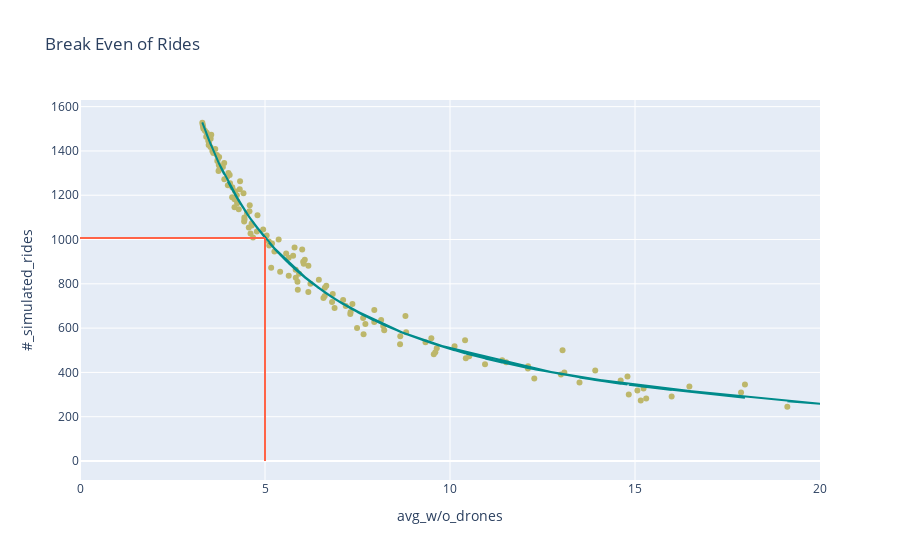

The code cell stored with this chart in its notebook:
### Code cell
needed_rides_fig1 = px.scatter(
    regression_metrics_main_routes,
    x="avg_w/o_drones",
    y="#_simulated_rides",
    color_discrete_sequence=["DarkKhaki"],
    title="Break Even of Rides",
    range_x=[0, 20],
)
needed_rides_fig1["data"][0]["name"] = "Simulated Rides Data"
needed_rides_fig1["data"][0]["showlegend"] = False
# Line Plot of Regressed Data
needed_rides_fig2 = px.line(
    x=regression_metrics_main_routes["avg_w/o_drones"],
    y=utils.regression_function(
        regression_metrics_main_routes["avg_w/o_drones"],
        *utils.get_opt_parameter(regression_metrics_main_routes, "avg_w/o_drones"),
    ),
    color_discrete_sequence=["DarkCyan"],
    range_x=[0, 20],
)
needed_rides_fig2["data"][0]["name"] = "Regression of Rides Data"
needed_rides_fig2["data"][0]["showlegend"] = False
# Line Plot working as cursor for current max days
needed_rides_fig3 = px.line(
    x=[5, 5], y=[0, needed_rides_main_routes], color_discrete_sequence=["tomato"]
)
needed_rides_fig3["data"][0]["name"] = "Max Days for Delivery"
needed_rides_fig3["data"][0]["showlegend"] = False
needed_rides_fig4 = px.line(
    x=[0, 5],
    y=[needed_rides_main_routes, needed_rides_main_routes],
    color_discrete_sequence=["tomato"],
)

needed_rides_fig = go.Figure(
    data=needed_rides_fig1.data
    + needed_rides_fig2.data
    + needed_rides_fig3.data
    + needed_rides_fig4.data,
    layout=needed_rides_fig1.layout,
)
needed_rides_fig

### Figure 1 — Plotly figure (JSON) as saved in the notebook; plotly's stock layout.template omitted (floating-point values rounded to 4 significant figures; data arrays with more than 128 entries replaced by an {"elided": "..."} marker saying what was removed)
{"data": [{"hovertemplate": "avg_w/o_drones=%{x}<br>#_simulated_rides=%{y}<extra></extra>", "legendgroup": "", "marker": {"color": "DarkKhaki", "symbol": "circle"}, "mode": "markers", "name": "Simulated Rides Data", "orientation": "v", "showlegend": false, "type": "scatter", "x": {"elided": "159 float values"}, "xaxis": "x", "y": {"elided": "159 float values"}, "yaxis": "y"}, {"hovertemplate": "x=%{x}<br>y=%{y}<extra></extra>", "legendgroup": "", "line": {"color": "DarkCyan", "dash": "solid"}, "marker": {"symbol": "circle"}, "mode": "lines", "name": "Regression of Rides Data", "orientation": "v", "showlegend": false, "type": "scatter", "x": {"elided": "159 float values"}, "xaxis": "x", "y": {"elided": "159 float values"}, "yaxis": "y"}, {"hovertemplate": "x=%{x}<br>y=%{y}<extra></extra>", "legendgroup": "", "line": {"color": "tomato", "dash": "solid"}, "marker": {"symbol": "circle"}, "mode": "lines", "name": "Max Days for Delivery", "orientation": "v", "showlegend": false, "type": "scatter", "x": [5, 5], "xaxis": "x", "y": [0, 1007.0], "yaxis": "y"}, {"hovertemplate": "x=%{x}<br>y=%{y}<extra></extra>", "legendgroup": "", "line": {"color": "tomato", "dash": "solid"}, "marker": {"symbol": "circle"}, "mode": "lines", "name": "", "orientation": "v", "showlegend": false, "type": "scatter", "x": [0, 5], "xaxis": "x", "y": [1007.0, 1007.0], "yaxis": "y"}], "layout": {"legend": {"tracegroupgap": 0}, "title": {"text": "Break Even of Rides"}, "xaxis": {"anchor": "y", "domain": [0, 1], "range": [0, 20], "title": {"text": "avg_w/o_drones"}}, "yaxis": {"anchor": "x", "domain": [0, 1], "title": {"text": "#_simulated_rides"}}}}
